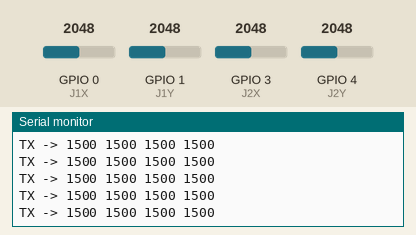
Simulated run of this sketch. Board: ESP32. Shown: the last lines printed to the serial monitor. Inputs (shaded band) come from the test bench; at power-on: GPIO 0 (J1X) = 2048, GPIO 1 (J1Y) = 2048, GPIO 3 (J2X) = 2048, GPIO 4 (J2Y) = 2048 (analog values on the 0–4095 scale).

Above: at 1.2 s.
1.3 s: GPIO 0 (J1X) set to 2866
At 2.0 s:
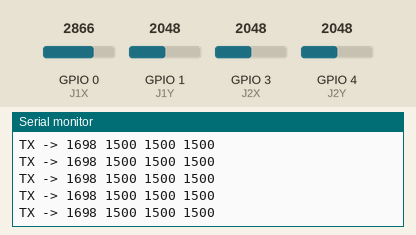
2.8 s: GPIO 1 (J1Y) set to 2866
At 3.9 s:
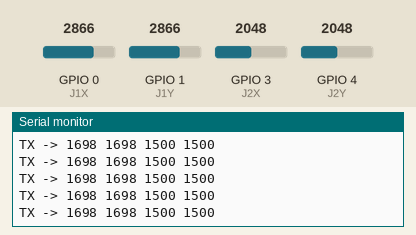
4.3 s: GPIO 3 (J2X) set to 2866
At 5.3 s:
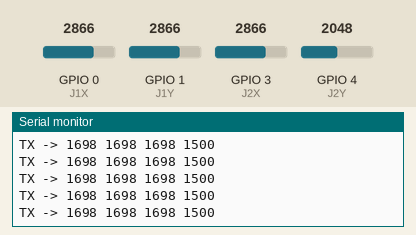
5.8 s: GPIO 4 (J2Y) set to 2866
At 6.7 s:
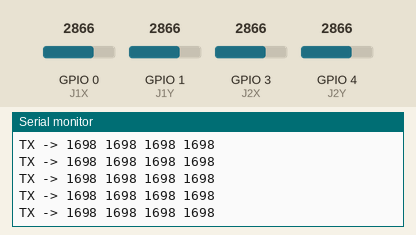
7.3 s: GPIO 0 (J1X) set to 3972
At 8.3 s:
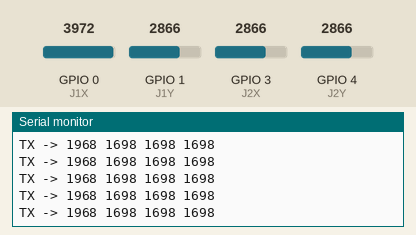
8.8 s: GPIO 1 (J1Y) set to 3972
At 9.6 s:
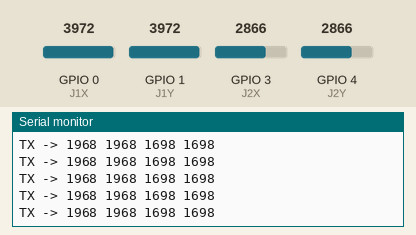
Timing chart, 0 to 11.3 s (numbered marks = the images above; inputs shaded):
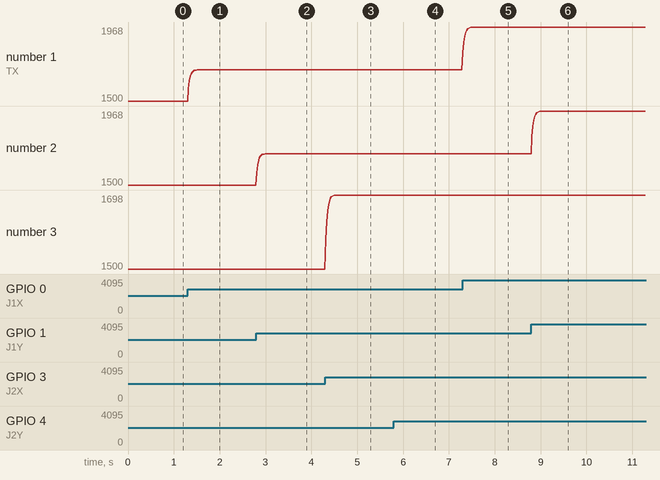

Measured:
- after the input at 1.3 s, the serial monitor: prints a new line at once (image 1)
- after the input at 2.8 s, the serial monitor: prints a new line at once (image 2)
- after the input at 4.3 s, the serial monitor: prints a new line at once (image 3)
- after the input at 5.8 s, the serial monitor: prints a new line at once (image 4)
- after the input at 7.3 s, the serial monitor: prints a new line at once (image 5)
- after the input at 8.8 s, the serial monitor: prints a new line at once (image 6)
- plotted number 1: 1500 → 1698 after the input at 1.3 s, 1698 → 1968 after the input at 7.3 s

The sketch:

tx_19_05.ino
```cpp
#include <Arduino.h>
#include <WiFi.h>
#include <esp_now.h>

// ================= RX MAC =================
uint8_t rxMAC[6] = {0x14,0x63,0x93,0x6E,0x77,0xB4};

// ================= DATA =================
typedef struct {
  uint16_t ch[4];
} Data;

Data data;

// ================= JOYSTICK =================
#define J1X 0
#define J1Y 1
#define J2X 3
#define J2Y 4

float f1=1500,f2=1500,f3=1500,f4=1500;

// ================= MAP =================
int smooth(int v, float &last){
  v = map(v,0,4095,1000,2000);
  last = last*0.6 + v*0.4;
  return last;
}

// ================= ESP-NOW =================
void addPeer(){
  esp_now_peer_info_t peer = {};
  memcpy(peer.peer_addr, rxMAC, 6);
  peer.channel = 0;
  peer.encrypt = false;

  esp_now_add_peer(&peer);
}

// ================= SETUP =================
void setup(){
  Serial.begin(115200);

  analogReadResolution(12);
  WiFi.mode(WIFI_STA);

  if(esp_now_init()!=ESP_OK){
    Serial.println("ESP-NOW FAIL");
    return;
  }

  addPeer();

  Serial.println("TX READY");
}

// ================= LOOP =================
void loop(){

  data.ch[0] = smooth(analogRead(J1X), f1);
  data.ch[1] = smooth(analogRead(J1Y), f2);
  data.ch[2] = smooth(analogRead(J2X), f3);
  data.ch[3] = smooth(analogRead(J2Y), f4);

  esp_now_send(rxMAC, (uint8_t*)&data, sizeof(data));

  Serial.print("TX -> ");
  Serial.print(data.ch[0]); Serial.print(" ");
  Serial.print(data.ch[1]); Serial.print(" ");
  Serial.print(data.ch[2]); Serial.print(" ");
  Serial.println(data.ch[3]);

  delay(20);
}
```
